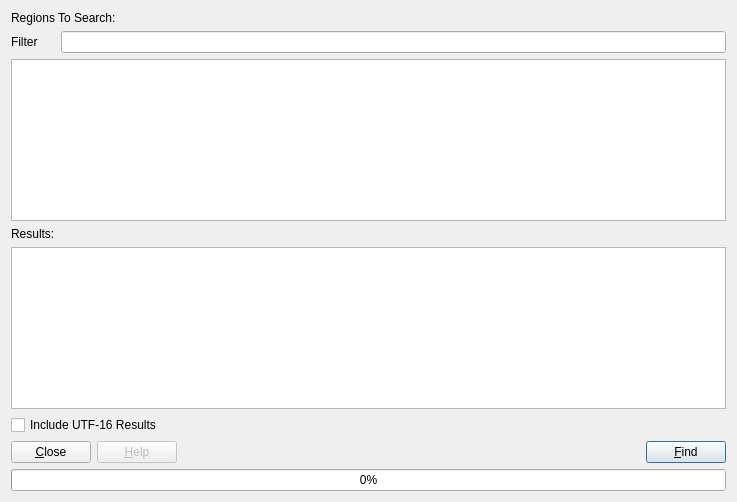
<?xml version="1.0" encoding="UTF-8"?>
<ui version="4.0">
 <author>Evan Teran</author>
 <class>ProcessProperties::DialogStrings</class>
 <widget class="QDialog" name="DialogStrings">
  <property name="geometry">
   <rect>
    <x>0</x>
    <y>0</y>
    <width>737</width>
    <height>502</height>
   </rect>
  </property>
  <property name="windowTitle">
   <string>String Search</string>
  </property>
  <layout class="QGridLayout" name="gridLayout">
   <item row="0" column="0" colspan="2">
    <widget class="QLabel" name="lblRegions">
     <property name="text">
      <string>Regions To Search:</string>
     </property>
    </widget>
   </item>
   <item row="1" column="0">
    <widget class="QLabel" name="label">
     <property name="text">
      <string>Filter</string>
     </property>
    </widget>
   </item>
   <item row="1" column="1">
    <widget class="QLineEdit" name="txtSearch"/>
   </item>
   <item row="2" column="0" colspan="2">
    <widget class="QTableView" name="tableView">
     <property name="font">
      <font>
       <family>Monospace</family>
      </font>
     </property>
     <property name="editTriggers">
      <set>QAbstractItemView::NoEditTriggers</set>
     </property>
     <property name="alternatingRowColors">
      <bool>true</bool>
     </property>
     <property name="selectionMode">
      <enum>QAbstractItemView::SingleSelection</enum>
     </property>
     <property name="selectionBehavior">
      <enum>QAbstractItemView::SelectRows</enum>
     </property>
     <property name="sortingEnabled">
      <bool>true</bool>
     </property>
     <attribute name="horizontalHeaderStretchLastSection">
      <bool>true</bool>
     </attribute>
    </widget>
   </item>
   <item row="3" column="0">
    <widget class="QLabel" name="lblResults">
     <property name="text">
      <string>Results:</string>
     </property>
    </widget>
   </item>
   <item row="4" column="0" colspan="2">
    <widget class="QListWidget" name="listWidget">
     <property name="font">
      <font>
       <family>Monospace</family>
      </font>
     </property>
     <property name="alternatingRowColors">
      <bool>true</bool>
     </property>
    </widget>
   </item>
   <item row="5" column="0" colspan="2">
    <widget class="QCheckBox" name="search_unicode">
     <property name="text">
      <string>Include UTF-16 Results</string>
     </property>
    </widget>
   </item>
   <item row="6" column="0" colspan="2">
    <layout class="QHBoxLayout">
     <item>
      <widget class="QPushButton" name="btnClose">
       <property name="text">
        <string>&amp;Close</string>
       </property>
      </widget>
     </item>
     <item>
      <widget class="QPushButton" name="btnHelp">
       <property name="enabled">
        <bool>false</bool>
       </property>
       <property name="text">
        <string>&amp;Help</string>
       </property>
      </widget>
     </item>
     <item>
      <spacer>
       <property name="orientation">
        <enum>Qt::Horizontal</enum>
       </property>
       <property name="sizeHint" stdset="0">
        <size>
         <width>40</width>
         <height>20</height>
        </size>
       </property>
      </spacer>
     </item>
     <item>
      <widget class="QPushButton" name="btnFind">
       <property name="text">
        <string>&amp;Find</string>
       </property>
       <property name="default">
        <bool>true</bool>
       </property>
      </widget>
     </item>
    </layout>
   </item>
   <item row="7" column="0" colspan="2">
    <widget class="QProgressBar" name="progressBar">
     <property name="value">
      <number>0</number>
     </property>
     <property name="orientation">
      <enum>Qt::Horizontal</enum>
     </property>
    </widget>
   </item>
  </layout>
 </widget>
 <resources/>
 <connections>
  <connection>
   <sender>btnClose</sender>
   <signal>clicked()</signal>
   <receiver>DialogStrings</receiver>
   <slot>reject()</slot>
   <hints>
    <hint type="sourcelabel">
     <x>66</x>
     <y>425</y>
    </hint>
    <hint type="destinationlabel">
     <x>265</x>
     <y>468</y>
    </hint>
   </hints>
  </connection>
 </connections>
</ui>
